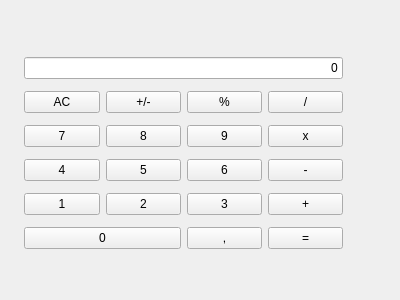
<?xml version="1.0" encoding="UTF-8"?>
<ui version="4.0">
 <class>MainWindow</class>
 <widget class="QMainWindow" name="MainWindow">
  <property name="geometry">
   <rect>
    <x>0</x>
    <y>0</y>
    <width>400</width>
    <height>300</height>
   </rect>
  </property>
  <property name="windowTitle">
   <string>MainWindow</string>
  </property>
  <widget class="QWidget" name="centralWidget">
   <widget class="QWidget" name="gridLayoutWidget">
    <property name="geometry">
     <rect>
      <x>13</x>
      <y>40</y>
      <width>341</width>
      <height>231</height>
     </rect>
    </property>
    <layout class="QGridLayout" name="gridLayout">
     <item row="1" column="1">
      <widget class="QPushButton" name="btn_sign">
       <property name="text">
        <string>+/-</string>
       </property>
      </widget>
     </item>
     <item row="2" column="0">
      <widget class="QPushButton" name="btn7">
       <property name="text">
        <string>7</string>
       </property>
      </widget>
     </item>
     <item row="1" column="3">
      <widget class="QPushButton" name="btn_div">
       <property name="text">
        <string>/</string>
       </property>
      </widget>
     </item>
     <item row="2" column="2">
      <widget class="QPushButton" name="btn9">
       <property name="text">
        <string>9</string>
       </property>
      </widget>
     </item>
     <item row="3" column="1">
      <widget class="QPushButton" name="btn5">
       <property name="text">
        <string>5</string>
       </property>
      </widget>
     </item>
     <item row="3" column="3">
      <widget class="QPushButton" name="btn_minus">
       <property name="text">
        <string>-</string>
       </property>
      </widget>
     </item>
     <item row="1" column="0">
      <widget class="QPushButton" name="btn_ac">
       <property name="baseSize">
        <size>
         <width>0</width>
         <height>0</height>
        </size>
       </property>
       <property name="text">
        <string>AC</string>
       </property>
      </widget>
     </item>
     <item row="4" column="1">
      <widget class="QPushButton" name="btn2">
       <property name="text">
        <string>2</string>
       </property>
      </widget>
     </item>
     <item row="2" column="1">
      <widget class="QPushButton" name="btn8">
       <property name="text">
        <string>8</string>
       </property>
      </widget>
     </item>
     <item row="3" column="2">
      <widget class="QPushButton" name="btn6">
       <property name="text">
        <string>6</string>
       </property>
      </widget>
     </item>
     <item row="1" column="2">
      <widget class="QPushButton" name="btn_prc">
       <property name="text">
        <string>%</string>
       </property>
      </widget>
     </item>
     <item row="2" column="3">
      <widget class="QPushButton" name="btn_mult">
       <property name="text">
        <string>x</string>
       </property>
      </widget>
     </item>
     <item row="3" column="0">
      <widget class="QPushButton" name="btn4">
       <property name="text">
        <string>4</string>
       </property>
      </widget>
     </item>
     <item row="4" column="0">
      <widget class="QPushButton" name="btn1">
       <property name="text">
        <string>1</string>
       </property>
      </widget>
     </item>
     <item row="4" column="3">
      <widget class="QPushButton" name="btn_pl">
       <property name="text">
        <string>+</string>
       </property>
      </widget>
     </item>
     <item row="5" column="2">
      <widget class="QPushButton" name="btn_com">
       <property name="text">
        <string>,</string>
       </property>
      </widget>
     </item>
     <item row="4" column="2">
      <widget class="QPushButton" name="btn3">
       <property name="text">
        <string>3</string>
       </property>
      </widget>
     </item>
     <item row="5" column="0" colspan="2">
      <widget class="QPushButton" name="btn0">
       <property name="text">
        <string>0</string>
       </property>
      </widget>
     </item>
     <item row="5" column="3">
      <widget class="QPushButton" name="btn_eql">
       <property name="text">
        <string>=</string>
       </property>
      </widget>
     </item>
     <item row="0" column="0" colspan="4">
      <widget class="QLineEdit" name="disp">
       <property name="text">
        <string>0</string>
       </property>
       <property name="alignment">
        <set>Qt::AlignRight|Qt::AlignTrailing|Qt::AlignVCenter</set>
       </property>
      </widget>
     </item>
    </layout>
   </widget>
  </widget>
 </widget>
 <layoutdefault spacing="6" margin="11"/>
 <resources/>
 <connections/>
</ui>
